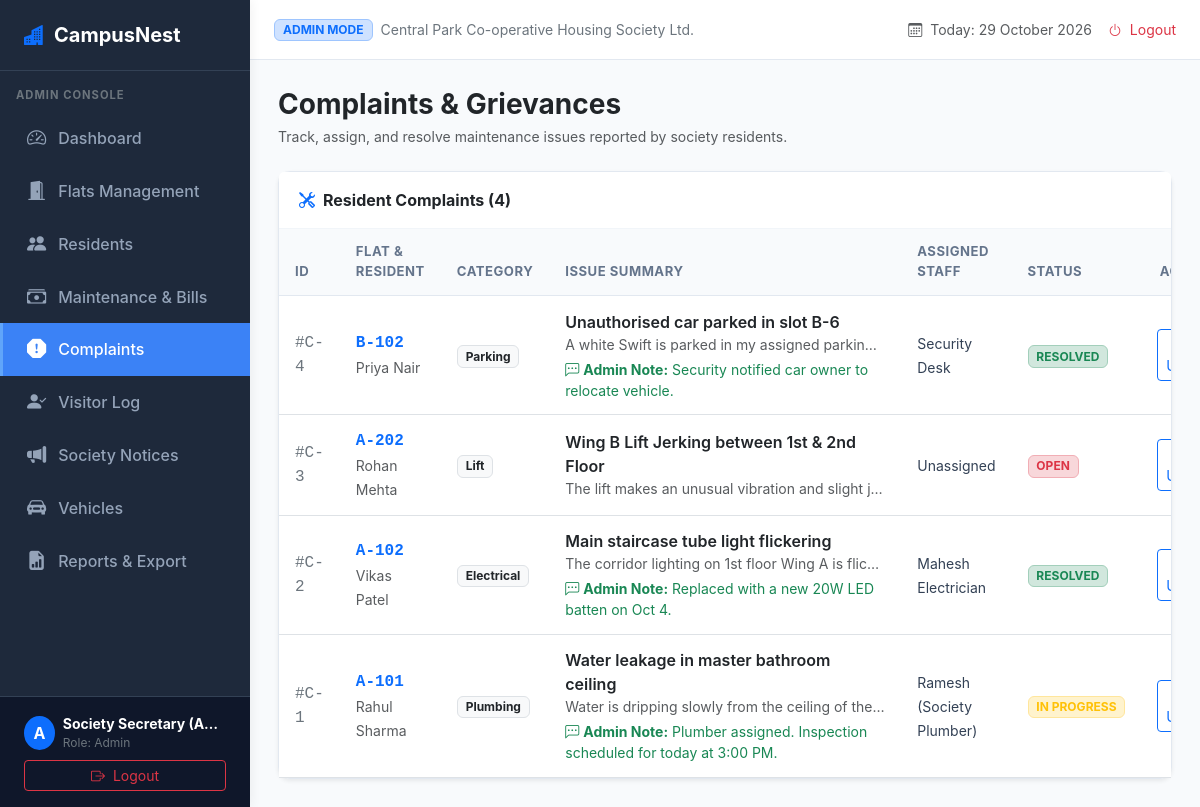
The page /admin/complaints (signed in) on the database its author committed.
### tables this page shows
CREATE TABLE complaints (
        id INTEGER PRIMARY KEY AUTOINCREMENT,
        resident_id INTEGER,
        flat_id INTEGER NOT NULL,
        title TEXT NOT NULL,
        category TEXT NOT NULL CHECK(category IN ('Plumbing', 'Electrical', 'Lift', 'Cleaning', 'Security', 'Parking', 'Other')),
        description TEXT NOT NULL,
        photo_path TEXT,
        status TEXT DEFAULT 'OPEN' CHECK(status IN ('OPEN', 'IN PROGRESS', 'RESOLVED', 'CLOSED')),
        admin_response TEXT,
        assigned_to TEXT,
        created_at TIMESTAMP DEFAULT CURRENT_TIMESTAMP,
        updated_at TIMESTAMP DEFAULT CURRENT_TIMESTAMP,
        FOREIGN KEY (resident_id) REFERENCES residents(id) ON DELETE SET NULL,
        FOREIGN KEY (flat_id) REFERENCES flats(id) ON DELETE CASCADE
    );

CREATE TABLE flats (
        id INTEGER PRIMARY KEY AUTOINCREMENT,
        flat_number TEXT NOT NULL UNIQUE,
        wing TEXT NOT NULL,
        floor INTEGER NOT NULL,
        flat_type TEXT DEFAULT '2BHK',
        owner_name TEXT NOT NULL,
        owner_phone TEXT NOT NULL,
        resident_name TEXT,
        resident_phone TEXT,
        status TEXT DEFAULT 'Vacant' CHECK(status IN ('Occupied', 'Vacant')),
        created_at TIMESTAMP DEFAULT CURRENT_TIMESTAMP
    );

CREATE TABLE residents (
        id INTEGER PRIMARY KEY AUTOINCREMENT,
        user_id INTEGER,
        flat_id INTEGER NOT NULL,
        name TEXT NOT NULL,
        mobile TEXT NOT NULL,
        email TEXT,
        resident_type TEXT DEFAULT 'Owner' CHECK(resident_type IN ('Owner', 'Tenant')),
        family_members INTEGER DEFAULT 1,
        vehicle_number TEXT,
        status TEXT DEFAULT 'Active' CHECK(status IN ('Active', 'Inactive')),
        created_at TIMESTAMP DEFAULT CURRENT_TIMESTAMP,
        FOREIGN KEY (user_id) REFERENCES users(id) ON DELETE SET NULL,
        FOREIGN KEY (flat_id) REFERENCES flats(id) ON DELETE CASCADE
    );

### app.py (the view)
@app.route('/admin/complaints')
@role_required('admin')
def complaints():
    all_complaints = query_db('''
        SELECT c.*, f.flat_number, r.name as resident_name
        FROM complaints c
        JOIN flats f ON c.flat_id = f.id
        LEFT JOIN residents r ON c.resident_id = r.id
        ORDER BY c.id DESC
    ''')
    return render_template('complaints.html', active_page='complaints', complaints=all_complaints)

### app.py (called while the page is built, shortened)
@app.context_processor
def inject_globals():
    return {
        'current_date': date.today().strftime('%d %B %Y')
    }

def role_required(*allowed_roles):
    def decorator(f):
        @wraps(f)
        def decorated_function(*args, **kwargs):
            if not session.get('user_id'):
                flash('Please log in first.', 'warning')
                return redirect(url_for('login'))
            return f(*args, **kwargs)
        return decorated_function
    return decorator

### db.py (called while the page is built)
def get_connection():
    os.makedirs(os.path.dirname(DB_FILE), exist_ok=True)
    conn = sqlite3.connect(DB_FILE, timeout=10)
    conn.row_factory = sqlite3.Row
    conn.execute("PRAGMA foreign_keys = ON;")
    return conn

def query_db(query, args=(), one=False):
    conn = get_connection()
    try:
        cur = conn.cursor()
        cur.execute(query, args)
        rv = cur.fetchall()
        cur.close()
        res = [dict(row) for row in rv]
        return (res[0] if res else None) if one else res
    finally:
        conn.close()

### templates/complaints.html (shortened to what this page needs)
{% extends "base.html" %}
{% block content %}
<div class="d-flex justify-content-between align-items-center mb-4">
    <div>
        <h3 class="fw-bold text-dark mb-1">Complaints & Grievances</h3>
        <p class="text-muted small mb-0">Track, assign, and resolve maintenance issues reported by society residents.</p>
    </div>
</div>
<div class="card shadow-sm">
    <div class="card-header bg-white py-3">
        <span class="fw-bold text-dark"><i class="bi bi-tools text-primary me-2"></i>Resident Complaints ({{ complaints|length }})</span>
    </div>
    <div class="card-body p-0">
        <div class="table-responsive">
            <table class="table table-hover align-middle mb-0">
                <thead class="table-light">
                    <tr>
                        <th>ID</th>
                        <th>Flat & Resident</th>
                        <th>Category</th>
                        <th>Issue Summary</th>
                        <th>Assigned Staff</th>
                        <th>Status</th>
                        <th class="text-end">Actions</th>
                    </tr>
                </thead>
                <tbody>
                    {% for c in complaints %}
                    <tr>
                        <td class="font-monospace text-secondary">#C-{{ c.id }}</td>
                        <td>
                            <div class="fw-bold text-primary font-monospace">{{ c.flat_number }}</div>
                            <small class="text-muted">{{ c.resident_name }}</small>
                        </td>
                        <td><span class="badge bg-light text-dark border">{{ c.category }}</span></td>
                        <td>
                            <div class="fw-semibold text-dark">{{ c.title }}</div>
                            <small class="text-muted d-block text-truncate" style="max-width: 320px;">{{ c.description }}</small>
                            {% if c.admin_response %}
                            <small class="text-success mt-1 d-block"><i class="bi bi-chat-left-dots me-1"></i><strong>Admin Note:</strong> {{ c.admin_response }}</small>
                            {% endif %}
                        </td>
                        <td>
                            <span class="small">{{ c.assigned_to or 'Unassigned' }}</span>
                        </td>
                        <td>
                            {% if c.status == 'OPEN' %}
                                <span class="badge bg-danger-subtle text-danger border border-danger-subtle">OPEN</span>
                            {% elif c.status == 'IN PROGRESS' %}
                                <span class="badge bg-warning-subtle text-warning border border-warning-subtle">IN PROGRESS</span>
                            {% else %}
                                <span class="badge bg-success-subtle text-success border border-success-subtle">RESOLVED</span>
                            {% endif %}
                        </td>
                        <td class="text-end">
                            <button type="button" class="btn btn-sm btn-outline-primary py-1 px-2" data-bs-toggle="modal" data-bs-target="#updateComplaintModal{{ c.id }}">
                            </button>
                        </td>
                    </tr>
                    {% else %}
                    <tr>
                        <td colspan="7" class="text-center py-4 text-muted">No complaints logged.</td>
                    </tr>
                    {% endfor %}
                </tbody>
            </table>
        </div>
    </div>
</div>
{% endblock %}

### static/css/style.css (style rules this page uses)
:root { --primary-color: #2563eb; --primary-hover: #1d4ed8; --secondary-color: #475569; --success-color: #10b981; --warning-color: #f59e0b; --danger-color: #ef4444; --sidebar-width: 250px; --header-height: 60px; --bg-light: #f8fafc; --card-shadow: 0 4px 6px -1px rgba(0, 0, 0, 0.05), 0 2px 4px -2px rgba(0, 0, 0, 0.05); }
body { font-family: -apple-system, BlinkMacSystemFont, "Segoe UI", Roboto, "Helvetica Neue", Arial, sans-serif; background-color: var(--bg-light); color: #1e293b; min-height: 100vh; }
.card { border: 1px solid #e2e8f0; border-radius: 12px; box-shadow: var(--card-shadow); background-color: #fff; }
.card-header { background-color: #fff; border-bottom: 1px solid #f1f5f9; font-weight: 600; padding: 1rem 1.25rem; }
.table { vertical-align: middle; margin-bottom: 0; }
.table th { font-size: 0.82rem; font-weight: 700; text-transform: uppercase; letter-spacing: 0.5px; color: #64748b; background-color: #f8fafc; border-bottom: 1px solid #e2e8f0; padding: 0.85rem 1rem; }
.table td { padding: 0.85rem 1rem; color: #334155; }

### rows shown on the page
complaints: id "4", flat_number "B-102", resident_name "Priya Nair", category "Parking", title "Unauthorised car parked in slot B-6", description "A white Swift is parked in my assigned parkin…", admin_response "Security notified car owner to relocate vehicle.", assigned_to "Security Desk", status "RESOLVED"
complaints: id "3", flat_number "A-202", resident_name "Rohan Mehta", category "Lift", title "Wing B Lift Jerking between 1st & 2nd Floor", description "The lift makes an unusual vibration and slight j…", assigned_to "Unassigned", status "OPEN"
complaints: id "2", flat_number "A-102", resident_name "Vikas Patel", category "Electrical", title "Main staircase tube light flickering", description "The corridor lighting on 1st floor Wing A is flic…", admin_response "Replaced with a new 20W LED batten on Oct 4.", assigned_to "Mahesh Electrician", status "RESOLVED"
complaints: id "1", flat_number "A-101", resident_name "Rahul Sharma", category "Plumbing", title "Water leakage in master bathroom ceiling", description "Water is dripping slowly from the ceiling of the…", admin_response "Plumber assigned. Inspection scheduled for today at 3:00 PM.", assigned_to "Ramesh (Society Plumber)", status "IN PROGRESS"

### other values the page prints
{{ session.get('username')[0]|upper }} "A"
{{ session.get('full_name') }} "Society Secretary (A…"
{{ session.get('role') }} "Admin"
{{ session.get('role') }} "ADMIN"
{{ complaints|length }} "4"
